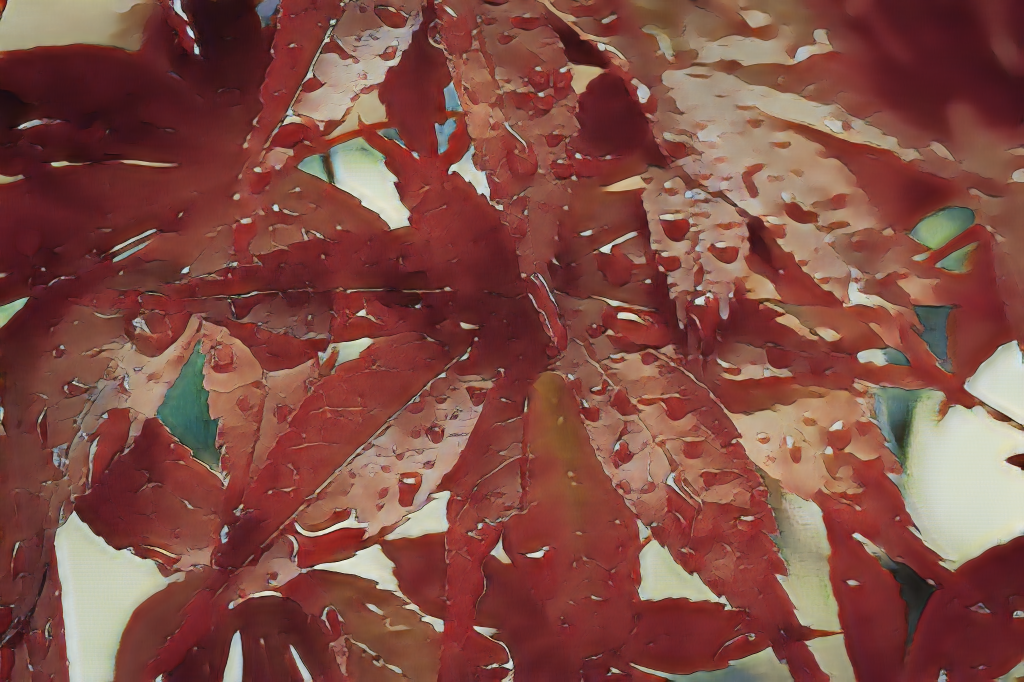
#> input picture src/Shinkai/1.png, 2048 x 1364 px (shown at 1/2 size)
$ python -i edge_smooth.py   (imports and definitions only)
#> lines starting #> are read from the running program, lines starting #| are printed output that depends on the picture; after the words box and inside, x2 and y2 are one past the last pixel; in counts of white or black regions, pixels touching at a corner belong together
#> further down, picture is the input picture: shape (1364, 2048, 3); mean B, G, R 67.9, 76.9, 129.8
# The edge_smooth.py is from taki0112/CartoonGAN-Tensorflow https://github.com/taki0112/CartoonGAN-Tensorflow#2-do-edge_smooth

import os
import argparse
import numpy as np
import cv2
from glob import glob
from tqdm import tqdm


def parse_args():
    desc = "Edge smoothed"
    parser = argparse.ArgumentParser(description=desc)
    parser.add_argument("--input_root_dir", type=str)
    parser.add_argument("--output_root_dir", type=str)
    parser.add_argument(
        "--image-size", type=int, default=256, help="The size of image"
    )

    return parser.parse_args()


class EdgeSmooth:
    def __init__(self, kernel_size: int = 5, image_size: int = 256) -> None:
        self.kernel_size = 5
        self.image_size = image_size
        self.kernel = np.ones((kernel_size, kernel_size), np.uint8)
        gauss = cv2.getGaussianKernel(kernel_size, 0)
        self.gauss = gauss * gauss.transpose(1, 0)

    def __call__(self, image: np.ndarray) -> np.ndarray:
        kernel_size = self.kernel_size
        image_size = self.image_size

        gray_img = cv2.cvtColor(image, cv2.COLOR_BGR2RGB)

        image = cv2.resize(image, (image_size, image_size))
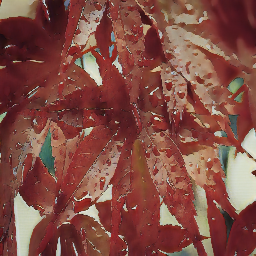
#> image: shape (256, 256, 3); mean B, G, R 67.8, 76.8, 129.7
        pad_img = np.pad(image, ((2, 2), (2, 2), (0, 0)), mode="reflect")
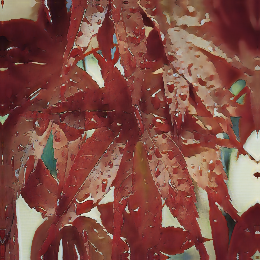
#> pad_img: shape (260, 260, 3); mean B, G, R 67.8, 76.7, 129.3
        gray_img = cv2.resize(gray_img, (image_size, image_size))
#> gray_img: shape (256, 256, 3)

        edges = cv2.Canny(gray_img, 100, 200)
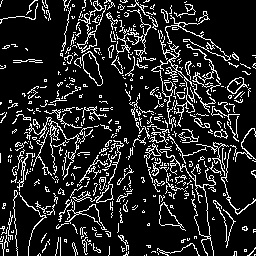
#> edges: shape (256, 256); 14.6% white in thin lines or dots
        dilation = cv2.dilate(edges, self.kernel)
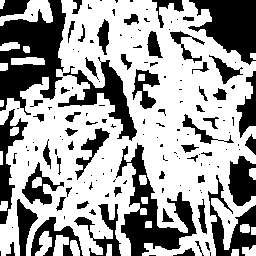
#> dilation: shape (256, 256); 63.1% white; 152 black regions (90 under 20 px), largest, box (x1, y1, x2, y2) and area: (0, 0, 66, 115) 4199, (116, 143, 197, 256) 3068, (188, 0, 256, 65) 2646

        gauss_img = np.copy(image)
        idx = np.where(dilation != 0)
#> idx = 41349 positions, rows 0 to 255, columns 0 to 255

        for i in range(np.sum(dilation != 0)):
            gauss_img[idx[0][i], idx[1][i], 0] = np.sum(
                np.multiply(
                    pad_img[
                        idx[0][i] : idx[0][i] + kernel_size,
                        idx[1][i] : idx[1][i] + kernel_size,
                        0,
                    ],
                    self.gauss,
                )
            )
            gauss_img[idx[0][i], idx[1][i], 1] = np.sum(
                np.multiply(
                    pad_img[
                        idx[0][i] : idx[0][i] + kernel_size,
                        idx[1][i] : idx[1][i] + kernel_size,
                        1,
                    ],
                    self.gauss,
                )
            )
            gauss_img[idx[0][i], idx[1][i], 2] = np.sum(
                np.multiply(
                    pad_img[
                        idx[0][i] : idx[0][i] + kernel_size,
                        idx[1][i] : idx[1][i] + kernel_size,
                        2,
                    ],
                    self.gauss,
                )
            )
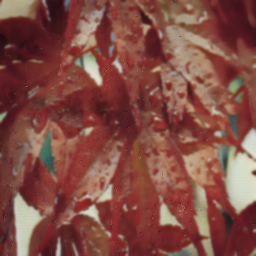
#> gauss_img: shape (256, 256, 3); mean B, G, R 67.5, 76.5, 129.4
        return gauss_img


def make_edge_smooth(input_root_dir, output_root_dir, image_size):
    edge_smooth = EdgeSmooth(image_size=image_size)
    os.makedirs(output_root_dir, exist_ok=True)
    paths = sorted(glob(os.path.join(input_root_dir, "*")))

    pbar = tqdm(paths)

    for path in pbar:
        filename = os.path.basename(path)
        save_path = os.path.join(output_root_dir, filename)
        image = cv2.imread(path)
        image = edge_smooth(image)
        cv2.imwrite(save_path, image)


def main():
    # parse arguments
    args = parse_args()
    if args is None:
        exit()

    make_edge_smooth(
        args.input_root_dir,
        args.output_root_dir,
        args.image_size,
    )


# [2 lines not run here, left out]

>>> import cv2
>>> picture = cv2.imread('src/Shinkai/1.png')
>>> result = EdgeSmooth()(picture)

$ run again, on src/Shinkai/13.png
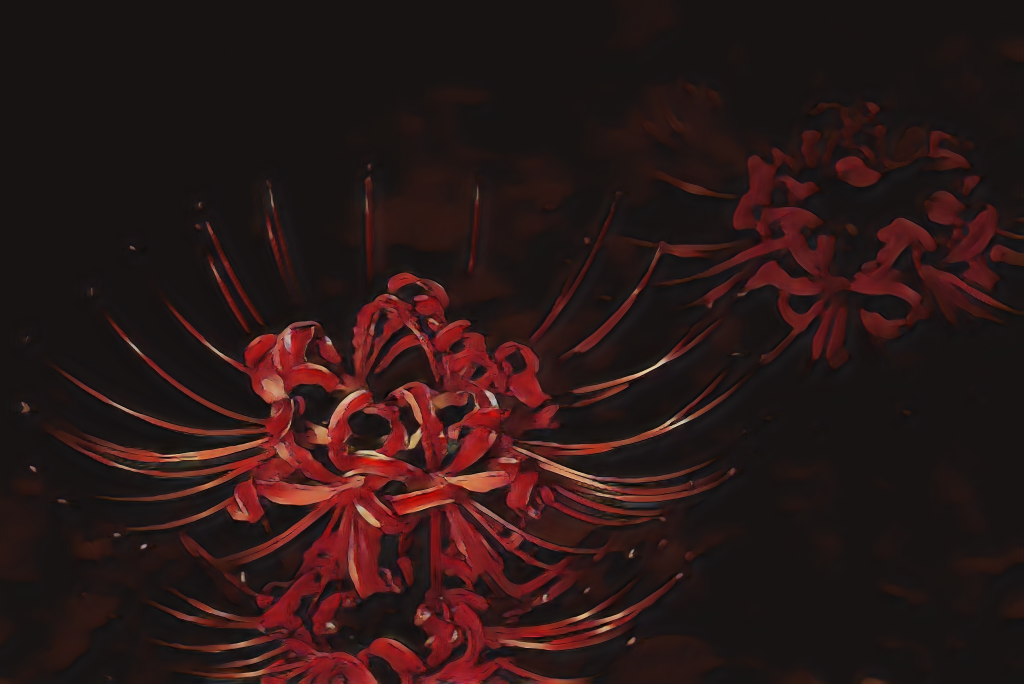
#> input picture src/Shinkai/13.png, 2048 x 1368 px (shown at 1/2 size)
#> picture is the input picture: shape (1368, 2048, 3); mean B, G, R 22.1, 23.1, 42
#> in __call__, `edges = cv2.Canny(gray_img, 100, 200)`:
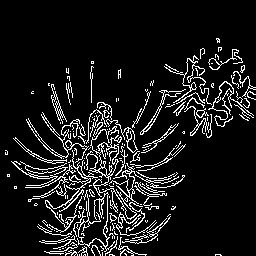
#> edges: shape (256, 256); 10% white in thin lines or dots, all inside (x1, y1, x2, y2) = (5, 38, 256, 256)
#> dilation: shape (256, 256); 38.1% white; 12 white regions, largest, box (x1, y1, x2, y2) and area: (9, 78, 188, 256) 18061, (138, 36, 256, 140) 5866, (64, 66, 75, 107) 330
#> idx = 24976 positions, rows 36 to 255, columns 3 to 255
#> after the loop in __call__, `for i in range(np.sum(dilation != 0)):`:
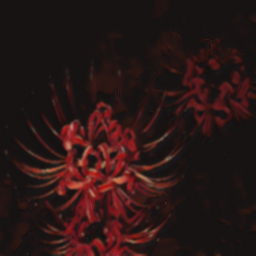
#> gauss_img: shape (256, 256, 3); mean B, G, R 21.8, 22.8, 41.7

$ run again, on src/Shinkai/16.png
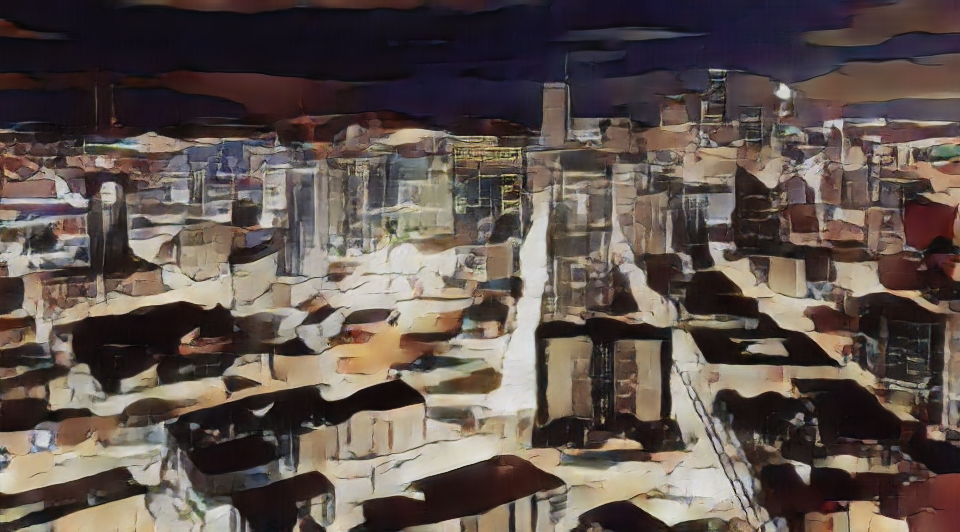
#> input picture src/Shinkai/16.png, 960 x 532 px
#> picture is the input picture: shape (532, 960, 3); mean B, G, R 77.4, 83, 95
#> in __call__, `edges = cv2.Canny(gray_img, 100, 200)`:
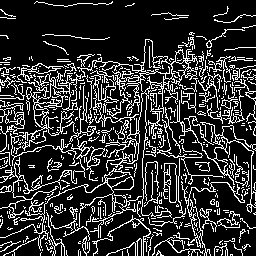
#> edges: shape (256, 256); 19.6% white in thin lines or dots
#> dilation: shape (256, 256); 73.2% white; 195 black regions (130 under 20 px), largest, box (x1, y1, x2, y2) and area: (0, 0, 256, 65) 10043, (213, 28, 256, 59) 694, (22, 148, 59, 182) 539
#> idx = 47992 positions, rows 0 to 255, columns 0 to 255
#> after the loop in __call__, `for i in range(np.sum(dilation != 0)):`:
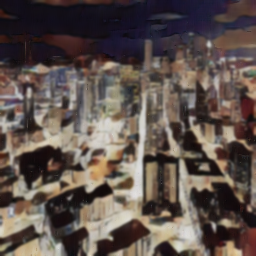
#> gauss_img: shape (256, 256, 3); mean B, G, R 76.9, 82.4, 94.5
